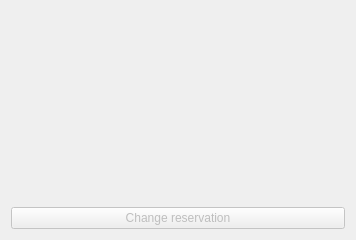
<?xml version="1.0" encoding="UTF-8"?>
<ui version="4.0">
 <class>BookWidget</class>
 <widget class="QWidget" name="BookWidget">
  <property name="geometry">
   <rect>
    <x>0</x>
    <y>0</y>
    <width>356</width>
    <height>240</height>
   </rect>
  </property>
  <property name="windowTitle">
   <string>Form</string>
  </property>
  <layout class="QGridLayout" name="gridLayout">
   <item row="0" column="0">
    <widget class="QLabel" name="reservationInfo">
     <property name="text">
      <string/>
     </property>
    </widget>
   </item>
   <item row="1" column="0">
    <widget class="QPushButton" name="changeButton">
     <property name="enabled">
      <bool>false</bool>
     </property>
     <property name="text">
      <string>Change reservation</string>
     </property>
    </widget>
   </item>
  </layout>
 </widget>
 <resources/>
 <connections/>
</ui>
